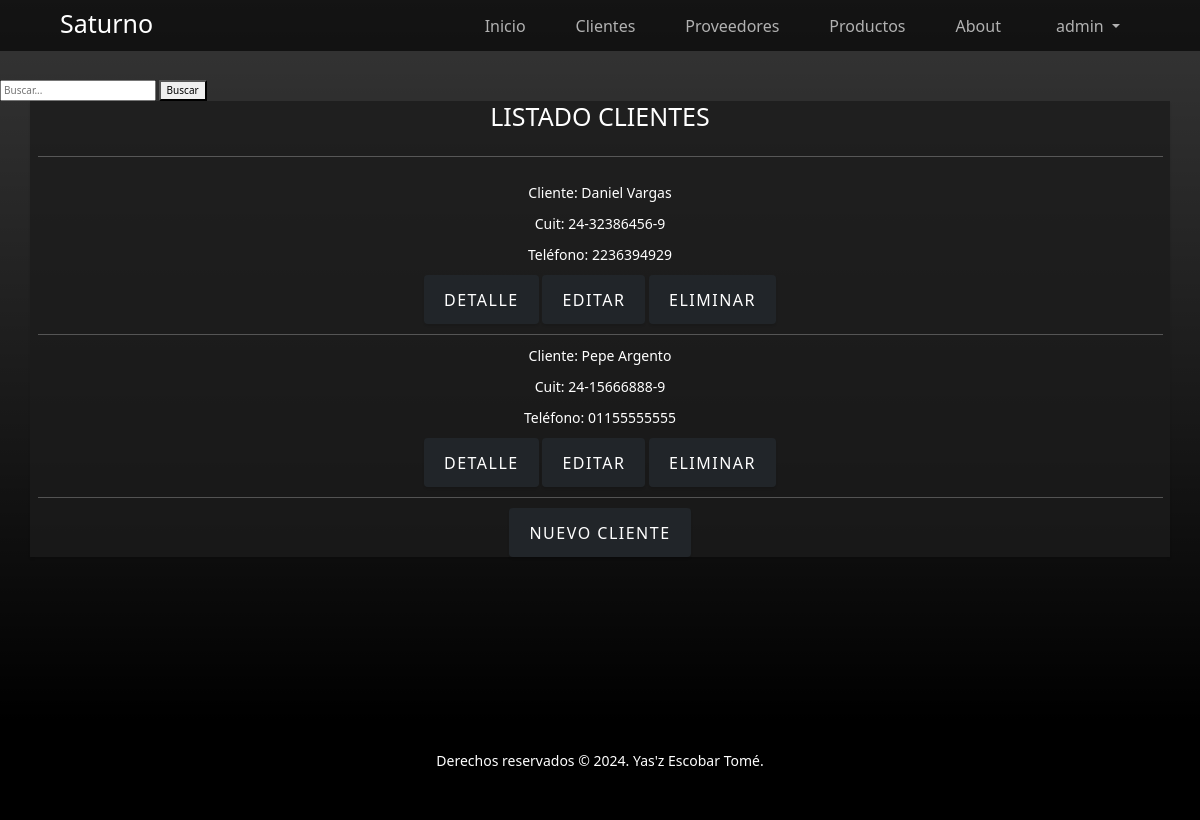
/clientes (signed in), run on the app's committed database.
### appcuentas/models.py (models this page shows, shortened)
class Cliente(models.Model):
    nombre = models.CharField(max_length=20)
    apellido = models.CharField(max_length=20)
    cuit = models.CharField(max_length=13)
    telefono = models.CharField(max_length=20)
    deuda = models.DecimalField(default=0.0, decimal_places=2, max_digits=10)

### appcuentas/views.py (the view)
# urls.py: path('clientes', views.ClienteListView.as_view(), name='clientes'),
class ClienteListView(LoginRequiredMixin, ListView):
    model = Cliente
    context_object_name = 'clientes'
    template_name = 'appcuentas/listar-clientes.html'

### appcuentas/templates/appcuentas/listar-clientes.html (shortened to what this page needs)
{% extends "appcuentas/base.html" %}
{% block main %}
<main class="page-section">
    {% block busqueda %}
        {% include 'appcuentas/busqueda.html' with page='clientes' %}
    {% endblock busqueda %}
    <section class="container text-white text-center">
        <h1 class="pb-4">LISTADO CLIENTES</h1>
        <hr>
        <br>
        {% for cliente in clientes %}
            <p>Cliente: {{cliente.nombre}} {{cliente.apellido}}</p>
            <p>Cuit: {{cliente.cuit}}</p>
            <p>Teléfono: {{cliente.telefono}}
            <br>
            <p class="botones">
                <a class="btn btn-dark" href="{% url 'ver-cliente' cliente.pk %}">Detalle</a>
                {% if request.user.is_superuser %}
                    <a class="btn btn-dark" href="{% url 'editar-cliente' cliente.pk %}">Editar</a>
                    <a class="btn btn-dark" href="{% url 'eliminar-cliente' cliente.pk %}">Eliminar</a>
                {% endif %}
            </p>
            <hr>
        {% endfor %}
        {% if request.user.is_superuser %}
            <a class="btn btn-dark" href="{% url 'nuevo-cliente' %}">Nuevo Cliente</a>
        {% endif %}
    </section>
</main>
{% endblock %}

### appcuentas/templates/appcuentas/base.html (shortened to what this page needs)
{% load static %}
<!DOCTYPE html>
<html lang="es">
<head>
    <link href="https://cdn.jsdelivr.net/npm/bootstrap@5.3.3/dist/css/bootstrap.min.css" rel="stylesheet"
>
    <link href="{% static 'appcuentas/css/styles.css' %}" rel="stylesheet"/>
</head>
<body>
    <nav class="navbar navbar-expand-lg navbar-light fixed-top">
        <div class="container px-4 px-lg-5">
            <a class="navbar-brand" href="/">
                <h1 class="text-white">Saturno</h1>
            </a>
            <div class="collapse navbar-collapse" id="navbarNav">
                <ul class="navbar-nav ms-auto">
                    <li class="nav-item">
                        <a class="nav-link" aria-current="page" href="{% url 'index' %}">Inicio</a>
                    </li>
                    {% if request.user.is_authenticated %}
                        <li class="nav-item">
                            <a class="nav-link" aria-current="page" href="{% url 'clientes' %}">Clientes</a>
                        </li>
                        <li class="nav-item">
                            <a class="nav-link" aria-current="page" href="{% url 'proveedores' %}">Proveedores</a>
                        </li>
                        <li class="nav-item">
                            <a class="nav-link" aria-current="page" href="{% url 'productos' %}">Productos</a>
                        </li>
                    {% endif %}
                    <li class="nav-item">
                        <a class="nav-link" href="">About</a>
                    </li>
                </ul>
                <div class="dropdown nav-item">
                    {% if request.user.is_authenticated %}
                    <a class="nav-link dropdown-toggle" type="button" id="dropdownMenuButton" data-bs-toggle="dropdown" aria-expanded="false">
                        {{request.user.username}}
                    </a>
                    {% else %}
                        <a class="nav-link dropdown-toggle" type="button" id="dropdownMenuButton" data-bs-toggle="dropdown" aria-expanded="false">
                            User
                        </a>
                    {% endif %}
                </div>
            </div>
        </div>
    </nav>
    {% block main %}
    {% endblock %}
    <footer class="footer bg-black small text-center text-white-50">
        <p>Derechos reservados &copy; 2024. Yas'z Escobar Tomé.</p>
    </footer>
</body>
</html>

### appcuentas/static/appcuentas/css/styles.css (style rules this page uses)
html { box-sizing: border-box; font-size: 62.5%; }
*, *:before, *:after { box-sizing: inherit; }
body { background-color: #4d4d4d; }
.navbar { background-color: rgba(0, 0, 0, 0.631372549); }
.navbar-brand { display: flex; flex-direction: row; justify-content: center; text-decoration: none; }
.nav-item { padding: 0 2rem; }
.nav-link { font-size: 1.6rem; color: rgba(194, 194, 194, 0.9019607843); }
.dropdown-toggle { color: rgba(194, 194, 194, 0.9019607843); padding-left: 1rem; }
.footer { height: 10rem; font-size: 1.4rem; align-items: center; }
.footer p { padding-top: 3rem; color: white; }
.btn-dark { box-shadow: 0 0.1875rem 0.1875rem 0 rgba(0, 0, 0, 0.1019607843) !important; padding: 1.25rem 2rem; font-size: 1.6rem; text-transform: uppercase; letter-spacing: 0.15rem; border: 0; }
.container p { font-size: 1.4rem; }
.page-section { padding-top: 8rem; background: linear-gradient(to bottom, rgba(0, 0, 0, 0.3019607843) 0%, rgba(0, 0, 0, 0.7019607843) 60%, #000 100%); min-height: 90vh; }
.page-section .container { background-color: rgba(27, 27, 27, 0.7803921569); box-shadow: 0 0.2rem 0.2rem 0 rgba(0, 0, 0, 0.1019607843) !important; }
.botones { font-size: 1.4rem; }

### data on the page
Cliente: nombre "Daniel", apellido "Vargas", cuit "24-32386456-9", telefono "2236394929"
Cliente: nombre "Pepe", apellido "Argento", cuit "24-15666888-9", telefono "01155555555"

### other printed values
{{ request.user.username }} "admin"
